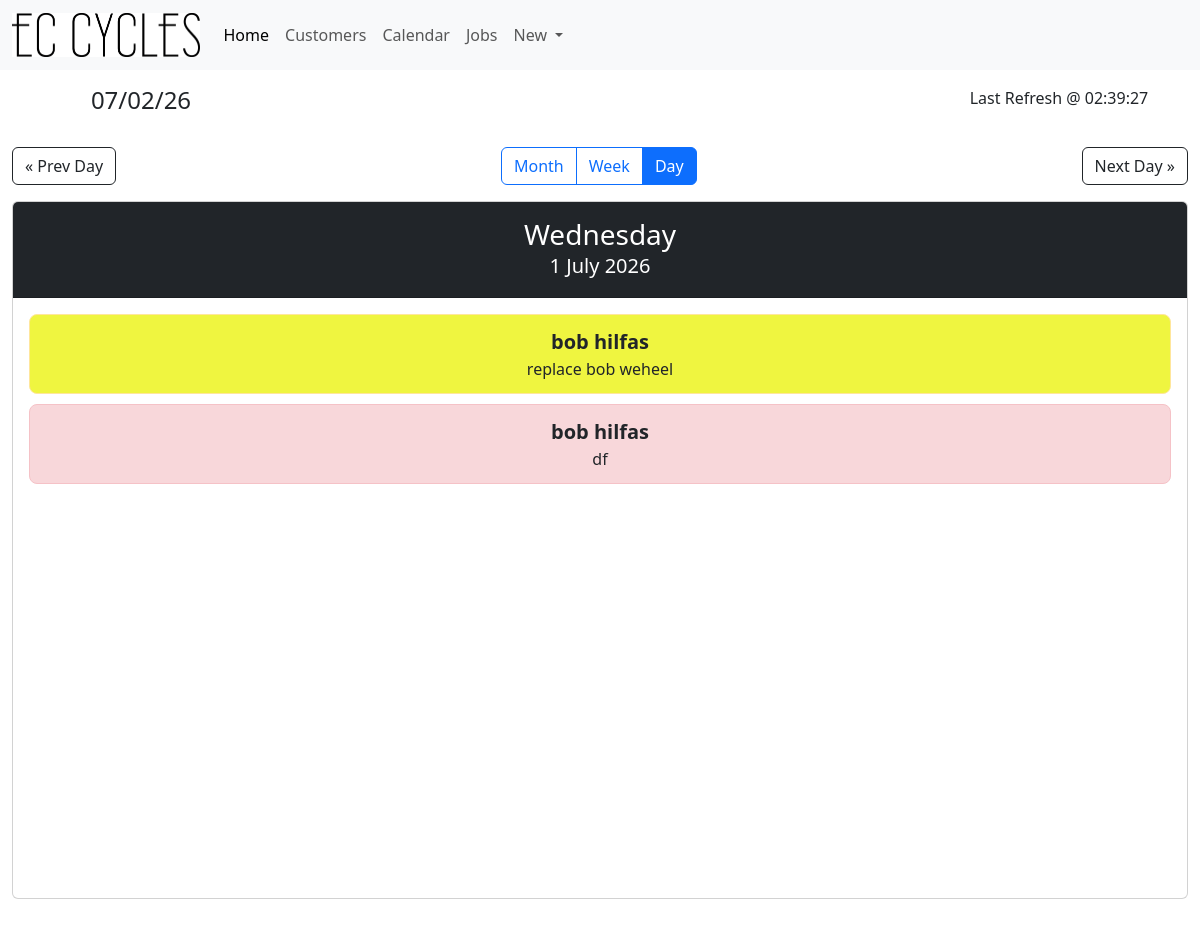
The page /calendar/2026/7/1 on the database its author committed.
### tables this page shows
CREATE TABLE "Jobs" (
	"JobID"	INTEGER NOT NULL UNIQUE,
	"Cust_ID"	INTEGER NOT NULL,
	"BikeBrand"	TEXT,
	"BikeModel"	TEXT,
	"JobDetails"	TEXT,
	"DueDate"	DATE , Status TEXT DEFAULT 'Not Started',
	PRIMARY KEY("JobID" AUTOINCREMENT)
);

CREATE TABLE "Customers" (
	"Cust_ID"	INTEGER NOT NULL UNIQUE,
	"CustFName"	TEXT NOT NULL,
	"CustLName"	TEXT,
	"CustAddress"	TEXT,
	"CustPNumber"	INTEGER,
	"CustEmail"	INTEGER,
	"CustDetails"	TEXT,
	PRIMARY KEY("Cust_ID" AUTOINCREMENT)
);

### app.py (the view)
@app.route('/calendar/<int:year>/<int:month>/<int:day>')
def jobs_by_day(year, month, day):
    time = time_gen()
    page_title = "EC Cycles | Calendar"
    current_date = datetime.date(year, month, day)
    today_date = datetime.date.today()
    prev_date = current_date - datetime.timedelta(days=1)
    next_date = current_date + datetime.timedelta(days=1)
    jobs_dict = get_jobs_for_dates(current_date, current_date)
    jobs = jobs_dict.get(current_date, [])
    day_name = current_date.strftime("%A")
    date_label = f"{current_date.day} {current_date.strftime('%B %Y')}"
    return render_template(
        'jobs_by_day.html',
        time=time,
        page_title=page_title,
        jobs=jobs,
        current_date=current_date,
        is_today=(current_date == today_date),
        day_name=day_name,
        date_label=date_label,
        year=year,
        month=month,
        day=day,
        prev_date=prev_date,
        next_date=next_date,
    )

### app.py (called while the page is built)
def time_gen():
    time_dict = {"":""}
    day_info = datetime.datetime.now()
    date = day_info.strftime("%x")
    time = day_info.strftime("%X")
    time_dict["Date"] = date
    time_dict["Time"] = time
    return time_dict

def get_db_conn():
    conn = sqlite3.connect('JobCards.db')
    conn.row_factory = sqlite3.Row
    return conn

def get_jobs_for_dates(start_date, end_date):
    conn = get_db_conn()
    cursor = conn.execute("""
        SELECT Jobs.*, Customers.CustFName, Customers.CustLName
        FROM Jobs
        INNER JOIN Customers ON Customers.Cust_ID = Jobs.Cust_ID
        WHERE DueDate BETWEEN ? AND ?
    """, (start_date.isoformat(), end_date.isoformat()))
    jobs = cursor.fetchall()
    conn.close()
    job_dict = {}
    for job in jobs:
        job_date = datetime.datetime.strptime(job["DueDate"], "%Y-%m-%d").date()
        lines = job["JobDetails"].splitlines()
        second_line = lines[1] if len(lines) > 1 else ""
        job_copy = dict(job)
        job_copy["JobDetails"] = second_line
        job_dict.setdefault(job_date, []).append(job_copy)
    return job_dict

### Templates/jobs_by_day.html (shortened to what this page needs)
{% extends 'base.html' %}
{% block content %}
<div class="container-fluid p-4 vh-100 d-flex flex-column">
    <div class="d-flex justify-content-between align-items-center mb-3">
        <a class="btn btn-outline-dark"
           href="{{ url_for('jobs_by_day', year=prev_date.year, month=prev_date.month, day=prev_date.day) }}">
            &laquo; Prev Day
        </a>
        <div class="btn-group" role="group">
            <label class="btn btn-outline-primary" for="monthView"
                   onclick="window.location.href='{{ url_for('calendar_view', year=year, month=month) }}'">
                Month
            </label>
            <label class="btn btn-outline-primary" for="weekView"
                   onclick="window.location.href='{{ url_for('timetable', year=year, month=month, today=day) }}'">
                Week
            </label>
            <label class="btn btn-outline-primary" for="dayView">
                Day
            </label>
        </div>
        <a class="btn btn-outline-dark"
           href="{{ url_for('jobs_by_day', year=next_date.year, month=next_date.month, day=next_date.day) }}">
            Next Day &raquo;
        </a>
    </div>
    <div class="flex-fill d-flex flex-column">
        <div class="card flex-fill {% if is_today %}border-warning{% endif %}">
            <div class="card-header day-header text-center py-3">
                <h3 class="mb-0">{{ day_name }}</h3>
                <div class="fs-5">{{ date_label }}</div>
            </div>
            <div class="card-body">
                {% if jobs %}
                    {% for job in jobs %}
                        <div class="job-card-lg" data-status="{{ job['Status'] }}"
                             onclick="window.location.href='{{ url_for('ViewJobCard', id=job['JobID']) }}'">
                            <div class="fw-bold fs-5">{{ job['CustFName'] }} {{ job['CustLName'] }}</div>
                            <div>{{ job['JobDetails'] }}</div>
                        </div>
                    {% endfor %}
                {% else %}
                    <p class="text-muted text-center mt-4">No jobs scheduled for this day.</p>
                {% endif %}
            </div>
        </div>
    </div>
</div>
{% endblock %}

### Templates/base.html (style rules this page uses)
.job-card[data-status="Not Started"], .job-card-lg[data-status="Not Started"], .border.rounded[data-status="Not Started"] { background-color: #f8d7da !important; border-color: #f5c2c7 !important; }
.job-card[data-status="In Progress"], .job-card-lg[data-status="In Progress"], .border.rounded[data-status="In Progress"] { background-color: #eff540 !important; border-color: #ffe69c !important; }

### Templates/jobs_by_day.html (style rules this page uses)
.job-card-lg { background-color: #e9f2ff; border-radius: 8px; padding: 12px 16px; margin-bottom: 10px; border: 1px solid #d0e4ff; cursor: pointer; }
.day-header { background-color: #212529; color: white; border-radius: 8px 8px 0 0; }

### rows shown on the page
Jobs: CustFName "bob", CustLName "hilfas", JobDetails "replace bob weheel"
Jobs: CustFName "bob", CustLName "hilfas", JobDetails "df"

### other values the page prints
{{ time["Date"] }} "07/02/26"
{{ time["Time"] }} "02:39:27"
{{ day_name }} "Wednesday"
{{ date_label }} "1 July 2026"
